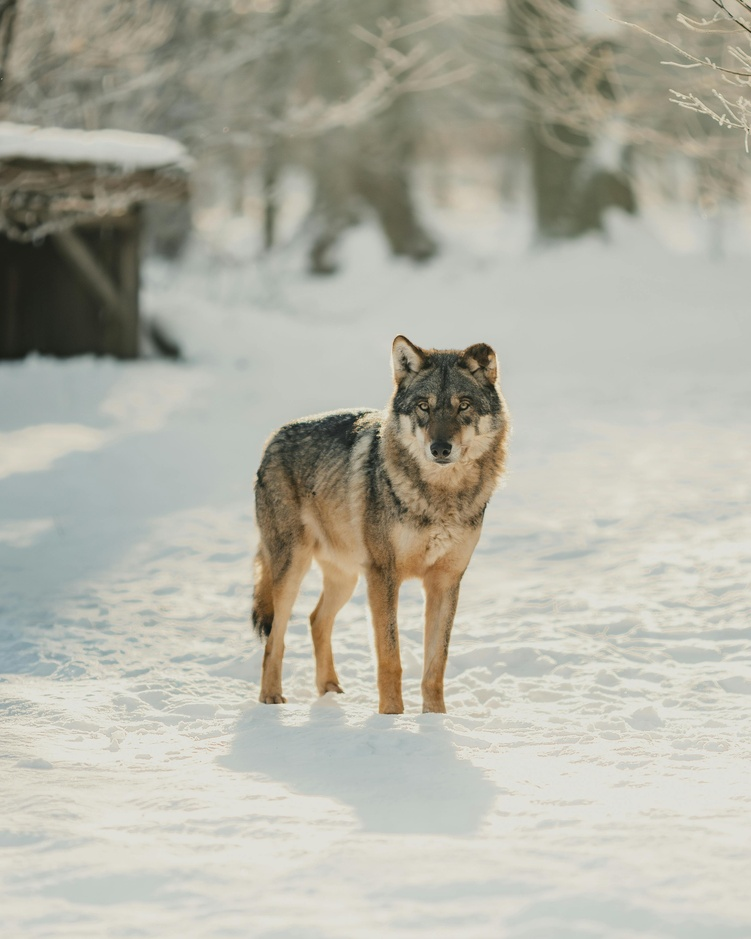
#> input picture aula05/lobo.jpg, 751 x 939 px, shrunk from 3200 x 4000 before the run
$ python lab05.py
#> lines starting #> are read from the running program, lines starting #| are printed output that depends on the picture
# Histogramas
import matplotlib.pyplot as plt
import cv2

# Carregar imagem
img = cv2.imread("lobo.jpg")
#> img is the input picture: shape (939, 751, 3); mean B, G, R 164.6, 177.2, 178.1

# Histograma em escala de cinza
img_gray = cv2.cvtColor(img, cv2.COLOR_BGR2GRAY)
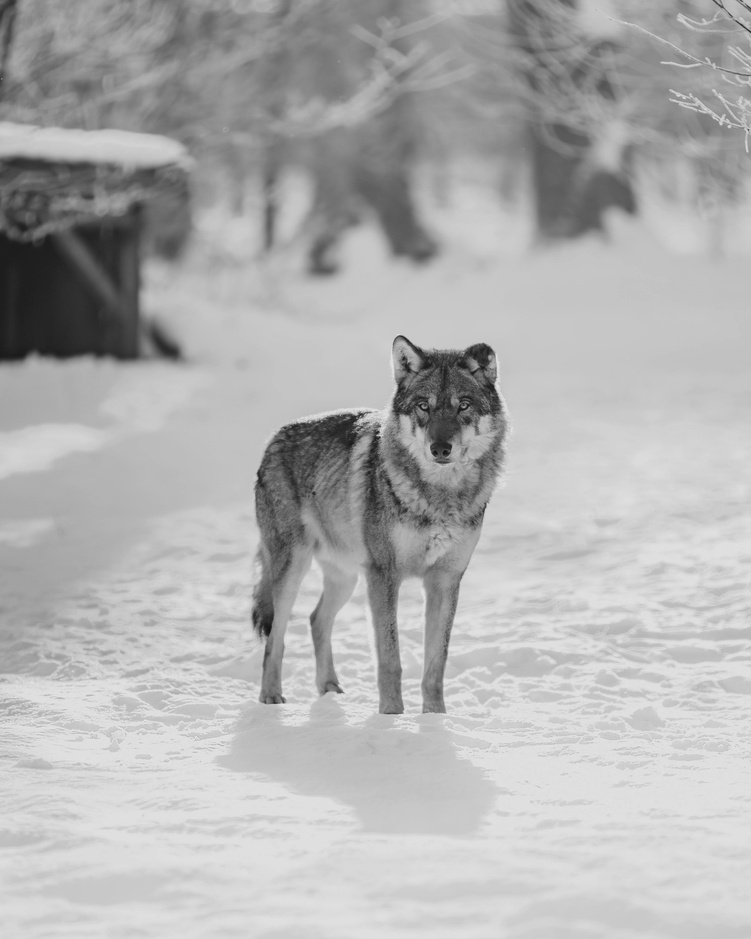
#> img_gray: shape (939, 751); min 12, max 232, mean 176

# Imagem equalizada
img_equalized = cv2.equalizeHist(img_gray)
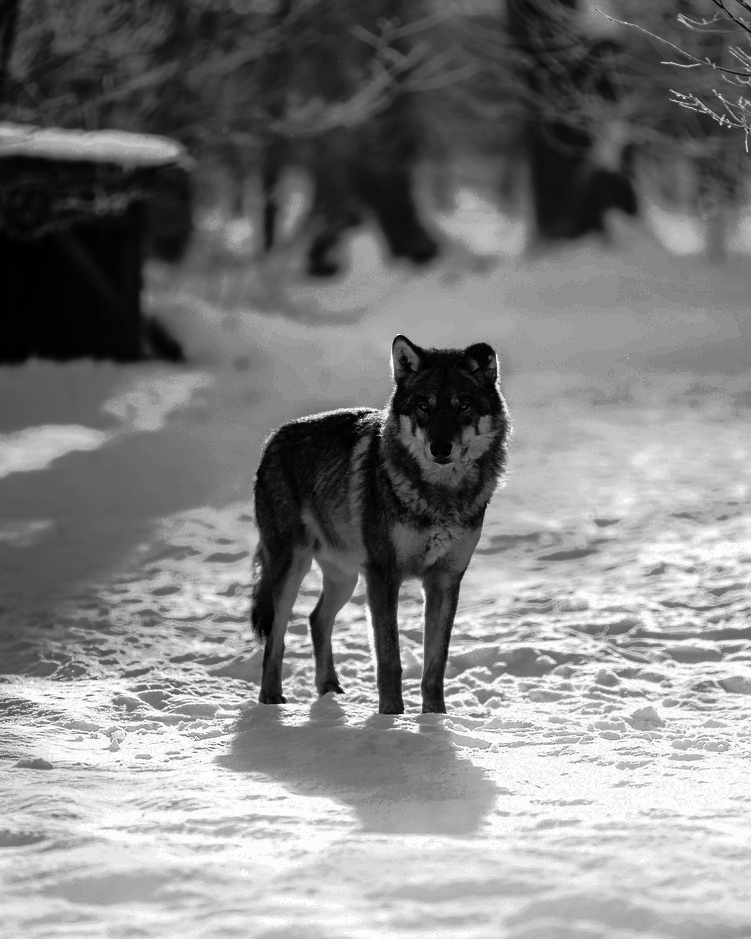
#> img_equalized: shape (939, 751); min 0, max 255, mean 128.9

# Imagem em tons de cinza
plt.subplot(2, 2, 1), plt.imshow(img_gray, cmap="gray")
plt.axis("off")
plt.title("Grayscale")

# Gráfico do histograma (PIXELS x INTENSIDADE)
plt.subplot(2, 2, 2), plt.hist(img_gray.ravel(), 256, [0, 256], color="k")
plt.title("Gray Histogram")

# Imagem em tons de cinza equalizada
plt.subplot(2, 2, 3), plt.imshow(img_equalized, cmap="gray")
plt.axis("off")
plt.title("Equalized")

# Gráfico do histograma equalizado (PIXELS x INTENSIDADE)
plt.subplot(2, 2, 4), plt.hist(img_equalized.ravel(), 256, [0, 256], color="k")
plt.title("Equalize Histogram")

# [4 lines of commented-out code are left out]

plt.show()
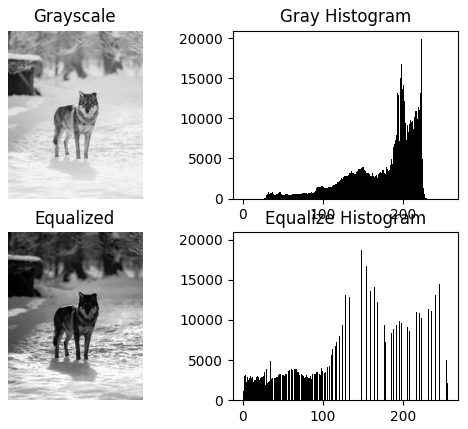
#> figure drawn by matplotlib, 4 panels; panel 2: tallest bar 19950 high, from x = 223 to 224; panel 4: tallest bar 19950 high, from x = 252 to 253
